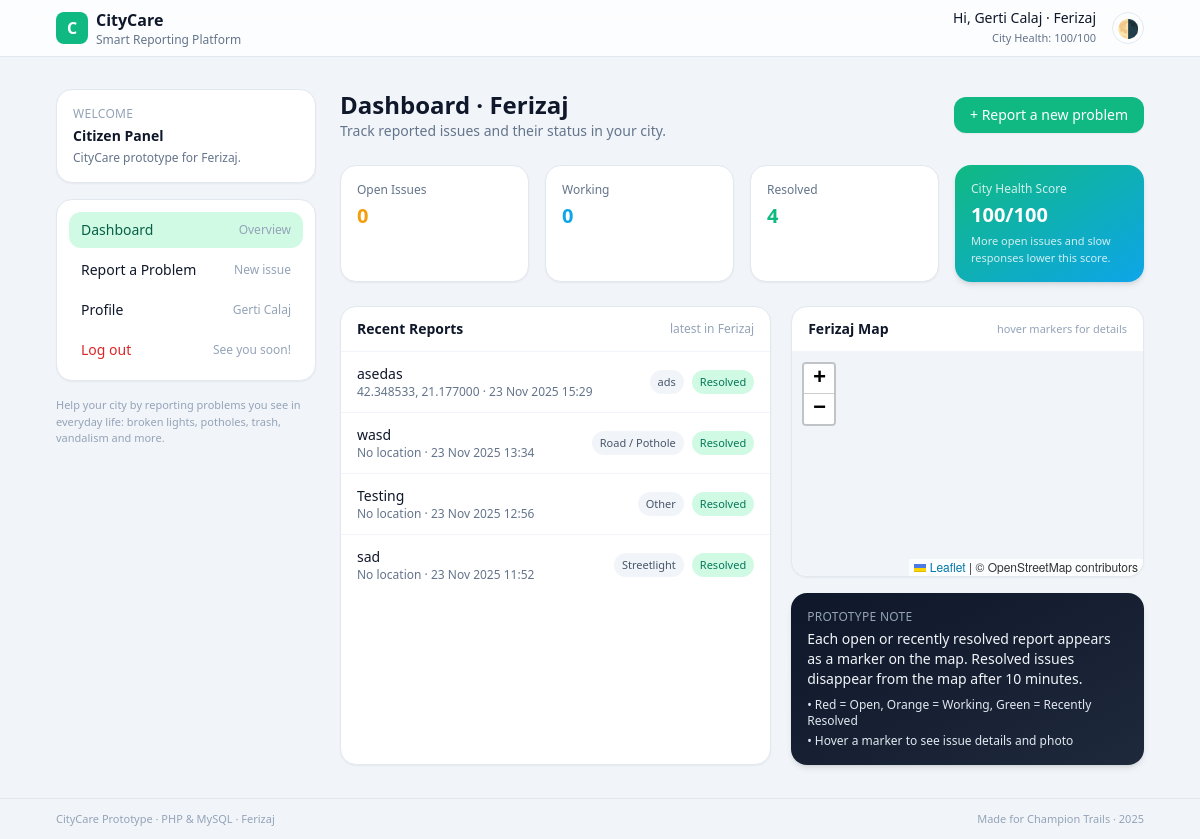
Screenshot of /City-Main/index.php (signed in) with the database file from the repository.
### tables this page shows
CREATE TABLE `issues` (
  `id` int(10) UNSIGNED NOT NULL,
  `title` varchar(255) NOT NULL,
  `category` varchar(100) NOT NULL,
  `city` varchar(100) DEFAULT NULL,
  `status` enum('open','in_progress','resolved') NOT NULL DEFAULT 'open',
  `location_text` varchar(255) DEFAULT NULL,
  `latitude` decimal(10,7) DEFAULT NULL,
  `longitude` decimal(10,7) DEFAULT NULL,
  `description` text DEFAULT NULL,
  `photo_path` varchar(255) DEFAULT NULL,
  `is_anonymous` tinyint(1) NOT NULL DEFAULT 0,
  `created_by` int(10) UNSIGNED DEFAULT NULL,
  `handled_by` int(11) DEFAULT NULL,
  `created_at` datetime NOT NULL DEFAULT current_timestamp(),
  `updated_at` datetime DEFAULT NULL ON UPDATE current_timestamp()
);

### City-Main/index.php (the view, shortened to what this page needs)
<?php
$currentUser = $_SESSION['user'] ?? null;
$userName = $currentUser['full_name'] ?? 'Guest';
$userCity = $currentUser['city']      ?? 'Prishtina';
$cityName = $userCity;
$page           = $_GET['page'] ?? 'dashboard';
$stats        = [
    'open'              => 0,
    'in_progress'       => 0,
    'resolved'          => 0,
    'city_health_score' => 100,
];
$issues       = [];
try {
    $db = getDB();
    $stmt = $db->prepare("SELECT status, COUNT(*) AS c FROM issues WHERE city = :city GROUP BY status");
    $stmt->execute([':city' => $userCity]);
    foreach ($stmt as $row) {
        if ($row['status'] === 'open') {
            $stats['open'] = (int)$row['c'];
        } elseif ($row['status'] === 'in_progress') {
            $stats['in_progress'] = (int)$row['c'];
        } elseif ($row['status'] === 'resolved') {
            $stats['resolved'] = (int)$row['c'];
        }
    }
    $total = $stats['open'] + $stats['in_progress'] + $stats['resolved'];
    if ($total === 0) {
        $stats['city_health_score'] = 100;
    } else {
        $penalty = $stats['open'] * 3 + $stats['in_progress'] * 1;
        $score   = 100 - min(75, $penalty);
        $stats['city_health_score'] = $score;
    }
    $stmt = $db->prepare("
        SELECT id, title, category, status, location_text, created_at
        FROM issues
        WHERE city = :city
        ORDER BY created_at DESC
        LIMIT 5
    ");
    $stmt->execute([':city' => $userCity]);
    foreach ($stmt as $row) {
        $issues[] = [
            'title'    => $row['title'],
            'category' => $row['category'],
            'status'   => match ($row['status']) {
                'open'        => 'Open',
                'in_progress' => 'In Progress',
                'resolved'    => 'Resolved',
                default       => ucfirst($row['status']),
            },
            'location' => $row['location_text'] ?? 'No location',
            'time'     => date('d M Y H:i', strtotime($row['created_at'])),
        ];
    }
} catch (Throwable $e) {
}
?>
<!DOCTYPE html>
<html lang="en" class="scroll-smooth">
<head>
    <script src="https://cdn.tailwindcss.com"></script>
    <link rel="stylesheet" href="https://unpkg.com/leaflet@1.9.4/dist/leaflet.css" />
</head>
<body class="bg-slate-100 dark:bg-slate-900 text-slate-900 dark:text-slate-100 min-h-screen flex flex-col">
<header class="border-b border-slate-200 dark:border-slate-800 bg-white/80 dark:bg-slate-900/80 backdrop-blur sticky top-0 z-20">
    <div class="max-w-6xl mx-auto px-4 sm:px-6 lg:px-8 flex items-center justify-between h-14">
        <div class="flex items-center gap-2">
            <div class="h-8 w-8 rounded-lg bg-emerald-500 flex items-center justify-center text-white font-bold">C</div>
            <div>
                <div class="font-semibold text-sm sm:text-base">CityCare</div>
                <div class="text-xs text-slate-500 dark:text-slate-400">Smart Reporting Platform</div>
            </div>
        </div>
        <div class="flex items-center gap-4">
            <div class="hidden sm:flex flex-col items-end text-xs sm:text-sm">
                <span class="font-medium">Hi, <?php echo htmlspecialchars($userName); ?> · <?php echo htmlspecialchars($cityName); ?></span>
                <span class="text-slate-500 dark:text-slate-400 text-[11px]">
                    City Health: <?php echo $stats['city_health_score']; ?>/100
                </span>
            </div>
            <button
                class="h-8 w-8 flex items-center justify-center rounded-full border border-slate-200 dark:border-slate-700 text-slate-500 dark:text-slate-300 text-lg"
                onclick="
                    document.documentElement.classList.toggle('dark');
                    localStorage.theme = document.documentElement.classList.contains('dark') ? 'dark' : 'light';
                "
                title="Toggle dark mode"
            >
                🌗
            </button>
        </div>
    </div>
</header>
<main class="flex-1">
    <div class="max-w-6xl mx-auto px-4 sm:px-6 lg:px-8 py-6 sm:py-8 grid gap-6 lg:grid-cols-[260px,1fr]">
        <aside class="space-y-4">
            <div class="bg-white dark:bg-slate-950/70 border border-slate-200 dark:border-slate-800 rounded-2xl p-4 shadow-sm">
                <div class="text-xs uppercase tracking-wide text-slate-400 mb-1">Welcome</div>
                <div class="font-semibold text-sm mb-1">
                    Citizen Panel
                </div>
                <p class="text-xs text-slate-500 dark:text-slate-400">
                    CityCare prototype for <?php echo htmlspecialchars($cityName); ?>.
                </p>
            </div>
            <nav class="bg-white dark:bg-slate-950/70 border border-slate-200 dark:border-slate-800 rounded-2xl p-3 shadow-sm space-y-1 text-sm">
                <a href="index.php?page=dashboard"
                   class="flex items-center justify-between px-3 py-2 rounded-xl <?php echo $page === 'dashboard' ? 'bg-emerald-100 text-emerald-800 dark:bg-emerald-900/40 dark:text-emerald-200' : 'hover:bg-slate-100 dark:hover:bg-slate-800'; ?>">
                    <span>Dashboard</span>
                    <span class="text-xs text-slate-400">Overview</span>
                </a>
                <a href="index.php?page=report"
                   class="flex items-center justify-between px-3 py-2 rounded-xl <?php echo $page === 'report' ? 'bg-emerald-100 text-emerald-800 dark:bg-emerald-900/40 dark:text-emerald-200' : 'hover:bg-slate-100 dark:hover:bg-slate-800'; ?>">
                    <span>Report a Problem</span>
                    <span class="text-xs text-slate-400">New issue</span>
                </a>
                <a href="profile.php"
                   class="flex items-center justify-between px-3 py-2 rounded-xl <?php echo $page === 'profile' ? 'bg-emerald-100 text-emerald-800 dark:bg-emerald-900/40 dark:text-emerald-200' : 'hover:bg-slate-100 dark:hover:bg-slate-800'; ?>">
                    <span>Profile</span>
                    <span class="text-xs text-slate-400"><?php  echo htmlspecialchars($userName);?></span>
                </a>
                <a href="logout.php"
                class="flex items-center justify-between px-3 py-2 rounded-xl hover:bg-red-100 dark:hover:bg-red-900/40 text-red-600 dark:text-red-300">
                <span>Log out</span>
                <span class="text-xs text-slate-400">See you soon!</span>
</a>
            </nav>
            <div class="text-[11px] text-slate-400 dark:text-slate-500">
                Help your city by reporting problems you see in everyday life:
                broken lights, potholes, trash, vandalism and more.
            </div>
        </aside>
        <section class="space-y-6">
            <?php if ($page === 'dashboard'): ?>
                <div class="flex flex-col sm:flex-row sm:items-center sm:justify-between gap-3">
                    <div>
                        <h1 class="text-xl sm:text-2xl font-semibold">Dashboard · <?php echo htmlspecialchars($cityName); ?></h1>
                        <p class="text-sm text-slate-500 dark:text-slate-400">
                            Track reported issues and their status in your city.
                        </p>
                    </div>
                    <a href="index.php?page=report"
                       class="inline-flex items-center justify-center px-4 py-2 rounded-xl bg-emerald-500 hover:bg-emerald-600 text-white text-sm font-medium shadow-sm">
                        + Report a new problem
                    </a>
                </div>
                <div class="grid grid-cols-2 md:grid-cols-4 gap-3 sm:gap-4">
                    <div class="bg-white dark:bg-slate-950/70 border border-slate-200 dark:border-slate-800 rounded-2xl p-3 sm:p-4 shadow-sm">
                        <div class="text-xs text-slate-500 dark:text-slate-400">Open Issues</div>
                        <div class="mt-1 text-xl font-semibold text-amber-500"><?php echo $stats['open']; ?></div>
                    </div>
                    <div class="bg-white dark:bg-slate-950/70 border border-slate-200 dark:border-slate-800 rounded-2xl p-3 sm:p-4 shadow-sm">
                        <div class="text-xs text-slate-500 dark:text-slate-400">Working</div>
                        <div class="mt-1 text-xl font-semibold text-sky-500"><?php echo $stats['in_progress']; ?></div>
                    </div>
                    <div class="bg-white dark:bg-slate-950/70 border border-slate-200 dark:border-slate-800 rounded-2xl p-3 sm:p-4 shadow-sm">
                        <div class="text-xs text-slate-500 dark:text-slate-400">Resolved</div>
                        <div class="mt-1 text-xl font-semibold text-emerald-500"><?php echo $stats['resolved']; ?></div>
                    </div>
                    <div class="bg-gradient-to-br from-emerald-500 to-sky-500 rounded-2xl p-3 sm:p-4 text-white shadow-md">
                        <div class="text-xs opacity-80">City Health Score</div>
                        <div class="mt-1 text-xl font-semibold"><?php echo $stats['city_health_score']; ?>/100</div>
                        <div class="mt-1 text-[11px] opacity-80">
                            More open issues and slow responses lower this score.
                        </div>
                    </div>
                </div>
                <div class="grid lg:grid-cols-[1.1fr,0.9fr] gap-4 sm:gap-5">
                    <div class="bg-white dark:bg-slate-950/70 border border-slate-200 dark:border-slate-800 rounded-2xl shadow-sm overflow-hidden">
                        <div class="px-4 py-3 flex items-center justify-between border-b border-slate-100 dark:border-slate-800">
                            <h2 class="text-sm font-semibold">Recent Reports</h2>
                            <span class="text-xs text-slate-400">latest in <?php echo htmlspecialchars($cityName); ?></span>
                        </div>
                        <?php if (empty($issues)): ?>
                            <div class="px-4 py-6 text-sm text-slate-500 dark:text-slate-400">
                                No reports yet for this city. Be the first to report an issue.
                            </div>
                        <?php else: ?>
                            <ul class="divide-y divide-slate-100 dark:divide-slate-800 text-sm">
                                <?php foreach ($issues as $issue): ?>
                                    <li class="px-4 py-3 flex flex-col sm:flex-row sm:items-center sm:justify-between gap-1.5">
                                        <div>
                                            <div class="font-medium"><?php echo htmlspecialchars($issue['title']); ?></div>
                                            <div class="text-xs text-slate-500 dark:text-slate-400">
                                                <?php echo htmlspecialchars($issue['location']); ?> · <?php echo htmlspecialchars($issue['time']); ?>
                                            </div>
                                        </div>
                                        <div class="flex items-center gap-2 sm:text-right">
                                            <span class="inline-flex px-2 py-0.5 rounded-full text-[11px] bg-slate-100 dark:bg-slate-800 text-slate-600 dark:text-slate-300">
                                                <?php echo htmlspecialchars($issue['category']); ?>
                                            </span>
                                            <span class="inline-flex px-2 py-0.5 rounded-full text-[11px]
                                                <?php
                                                echo match ($issue['status']) {
                                                    'Open' => 'bg-amber-100 text-amber-700 dark:bg-amber-900/40 dark:text-amber-300',
                                                    'In Progress' => 'bg-sky-100 text-sky-700 dark:bg-sky-900/40 dark:text-sky-300',
                                                    'Resolved' => 'bg-emerald-100 text-emerald-700 dark:bg-emerald-900/40 dark:text-emerald-300',
                                                    default => 'bg-slate-100 text-slate-600 dark:bg-slate-800 dark:text-slate-300',
                                                };
                                                ?>">
                                                <?php echo htmlspecialchars($issue['status']); ?>
                                            </span>
                                        </div>
                                    </li>
                                <?php endforeach; ?>
                            </ul>
                        <?php endif; ?>
                    </div>
                    <div class="space-y-4">
                        <div class="bg-white dark:bg-slate-950/70 border border-slate-200 dark:border-slate-800 rounded-2xl shadow-sm">
                            <div class="px-4 py-3 border-b border-slate-100 dark:border-slate-800 flex items-center justify-between">
                                <h2 class="text-sm font-semibold"><?php echo htmlspecialchars($cityName); ?> Map</h2>
                                <span class="text-[11px] text-slate-400">hover markers for details</span>
                            </div>
                            <div id="cityMap" class="h-56 bg-slate-100 dark:bg-slate-900 rounded-b-2xl"></div>
                        </div>
                        <div class="bg-gradient-to-br from-slate-900 to-slate-800 glass-card rounded-2xl p-4 text-slate-100 shadow-md">
                            <div class="text-xs uppercase tracking-wide text-slate-400 mb-1">Prototype Note</div>
                            <p class="text-sm mb-2">
                                Each open or recently resolved report appears as a marker on the map.
                                Resolved issues disappear from the map after 10 minutes.
                            </p>
                            <ul class="text-xs space-y-1 text-slate-200">
                                <li>• Red = Open, Orange = Working, Green = Recently Resolved</li>
                                <li>• Hover a marker to see issue details and photo</li>
                            </ul>
                        </div>
                    </div>
                </div>
            <?php endif; ?>
        </section>
    </div>
</main>
<footer class="border-t border-slate-200 dark:border-slate-800 text-[11px] text-slate-400 dark:text-slate-500 py-3">
    <div class="max-w-6xl mx-auto px-4 sm:px-6 lg:px-8 flex flex-col sm:flex-row items-center justify-between gap-1.5">
        <span>CityCare Prototype · PHP &amp; MySQL · <?php echo htmlspecialchars($cityName); ?></span>
        <span>Made for Champion Trails · <?php echo date('Y'); ?></span>
    </div>
</footer>
</body>
</html>

### City-Main/index.php (style rules this page uses)
.glass-card { backdrop-filter: blur(12px); background: rgba(15, 23, 42, 0.65); }

### rows the page displays
issues: title "asedas", location_text "42.348533, 21.177000", time "23 Nov 2025 15:29", category "ads", status "Resolved"
issues: title "wasd", location "No location", time "23 Nov 2025 13:34", category "Road / Pothole", status "Resolved"
issues: title "Testing", location "No location", time "23 Nov 2025 12:56", category "Other", status "Resolved"
issues: title "sad", location "No location", time "23 Nov 2025 11:52", category "Streetlight", status "Resolved"

### other values shown
$userName "Gerti Calaj"
$cityName "Ferizaj"
$stats['city_health_score'] "100"
$stats['open'] "0"
$stats['in_progress'] "0"
$stats['resolved'] "4"
